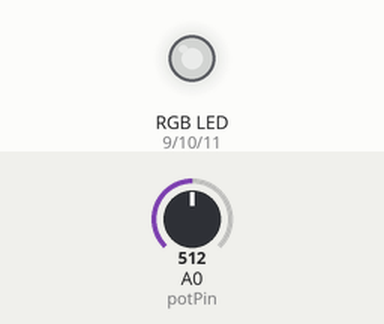
Simulated run of this sketch. Board: Arduino Uno, built with avr-gcc and run on an emulated ATmega328P. Parts: an RGB LED mixed from three pins (HIGH = lit). Inputs (shaded band) come from the test bench; at power-on: A0 (potPin) = 512. Dim RGB values are drawn brighter than linear.

Above: at 1.2 s.
1.3 s: A0 (potPin) set to 716
At 2.2 s:
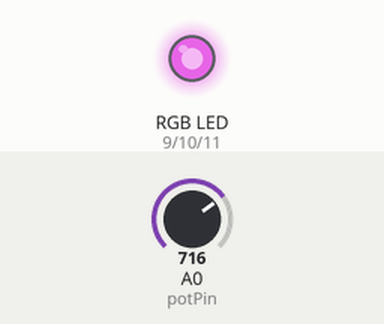
2.8 s: A0 (potPin) set to 900
At 3.2 s:
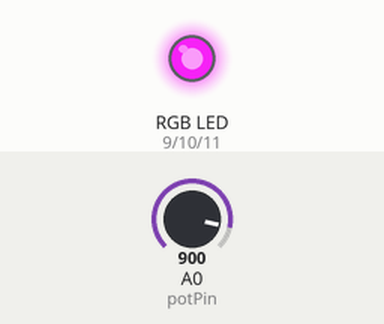
4.3 s: A0 (potPin) set to 1023
At 5.4 s:
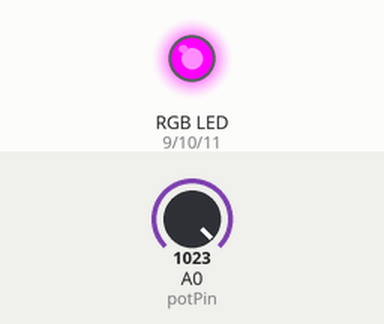
5.8 s: A0 (potPin) set to 306
At 6.7 s:
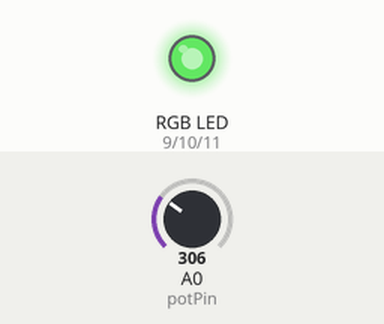
7.3 s: A0 (potPin) set to 122
At 8.0 s:
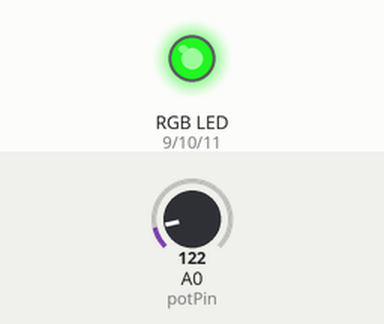
8.8 s: A0 (potPin) set to 511
At 10.2 s:
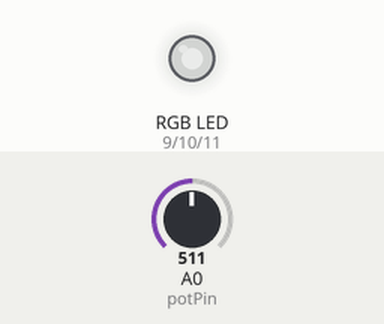
Timing chart, 0 to 11.3 s (numbered marks = the images above; inputs shaded):
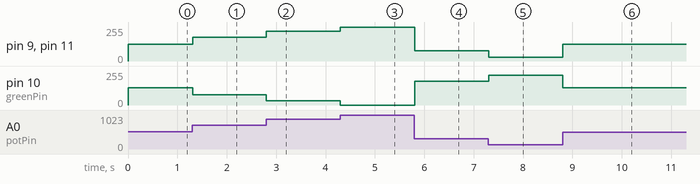

Measured:
- after the input at 1.3 s, pin 9 (redPin), pin 11 (bluePin): 127/255 → 178/255 at once; pin 10 (greenPin): 128/255 → 77/255 at once
- after the input at 2.8 s, pin 9 (redPin), pin 11 (bluePin): 178/255 → 224/255 at once; pin 10 (greenPin): 77/255 → 31/255 at once
- after the input at 4.3 s, pin 9 (redPin), pin 11 (bluePin): 224/255 → 255/255 at once; pin 10 (greenPin): 31/255 → 0/255 at once
- after the input at 5.8 s, pin 9 (redPin), pin 11 (bluePin): 255/255 → 76/255 at once; pin 10 (greenPin): 0/255 → 179/255 at once
- after the input at 7.3 s, pin 9 (redPin), pin 11 (bluePin): 76/255 → 30/255 at once; pin 10 (greenPin): 179/255 → 225/255 at once
- after the input at 8.8 s, pin 9 (redPin), pin 11 (bluePin): 30/255 → 127/255 at once; pin 10 (greenPin): 225/255 → 128/255 at once

The sketch:

job05.ino
```cpp
/*Changer la couleur d’une LED RGB avec un potentiomètre.*/

// Déclaration des variables
int redPin = 9; // broche rouge
int greenPin = 10; // broche verte
int bluePin = 11; // broche bleue
int potPin = A0; // broche du potentiomètre
int potVal; // valeur du potentiomètre
int redVal; // valeur de la couleur rouge
int greenVal; // valeur de la couleur verte
int blueVal; // valeur de la couleur bleue

void setup() {
  // Définition des broches en sortie
  pinMode(redPin, OUTPUT);
  pinMode(greenPin, OUTPUT);
  pinMode(bluePin, OUTPUT);
}

void loop() {
  // Lecture de la valeur du potentiomètre
  potVal = analogRead(potPin);
  // Calcul de la valeur de la couleur rouge
  redVal = map(potVal, 0, 1023, 0, 255);
  // Calcul de la valeur de la couleur verte
  greenVal = map(potVal, 0, 1023, 255, 0);
  // Calcul de la valeur de la couleur bleue
  blueVal = map(potVal, 0, 1023, 0, 255);
  // Affichage de la couleur rouge
  analogWrite(redPin, redVal);
  // Affichage de la couleur verte
  analogWrite(greenPin, greenVal);
  // Affichage de la couleur bleue
  analogWrite(bluePin, blueVal);
  // Affichage de la valeur du potentiomètre
  Serial.println(potVal);
  // Délai de 10 ms
  delay(10);
}
```
